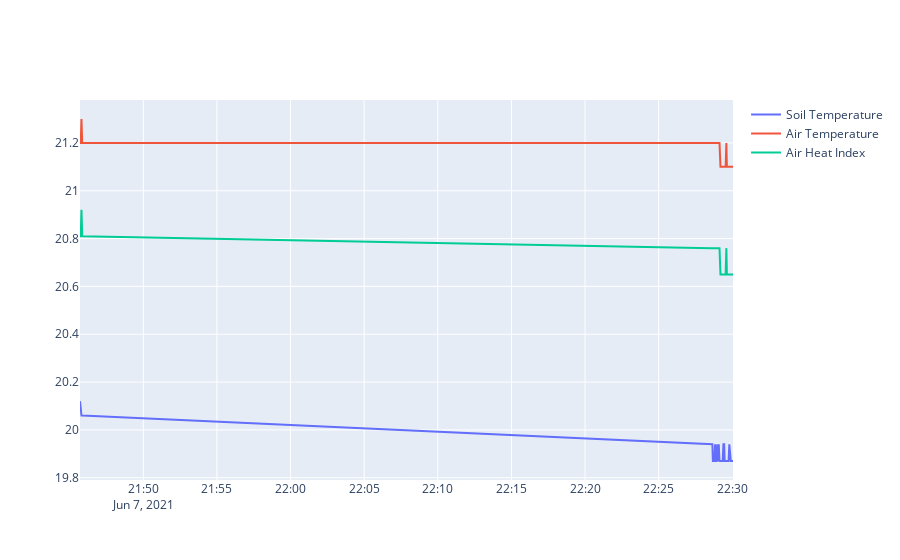

Source (notebook cell):
### Code cell
import plotly.graph_objects as go

# Create traces
fig = go.Figure()
fig.add_trace(go.Scatter(x=data["timestamp_utc"], y=data["soil_temperature"],
                    mode='lines',
                    name='Soil Temperature'))
fig.add_trace(go.Scatter(x=data["timestamp_utc"], y=data["system_air_temperature"],
                    mode='lines',
                    name='Air Temperature'))
fig.add_trace(go.Scatter(x=data["timestamp_utc"], y=data["system_air_heat_index"],
                    mode='lines',
                    name='Air Heat Index'))

fig.show()
